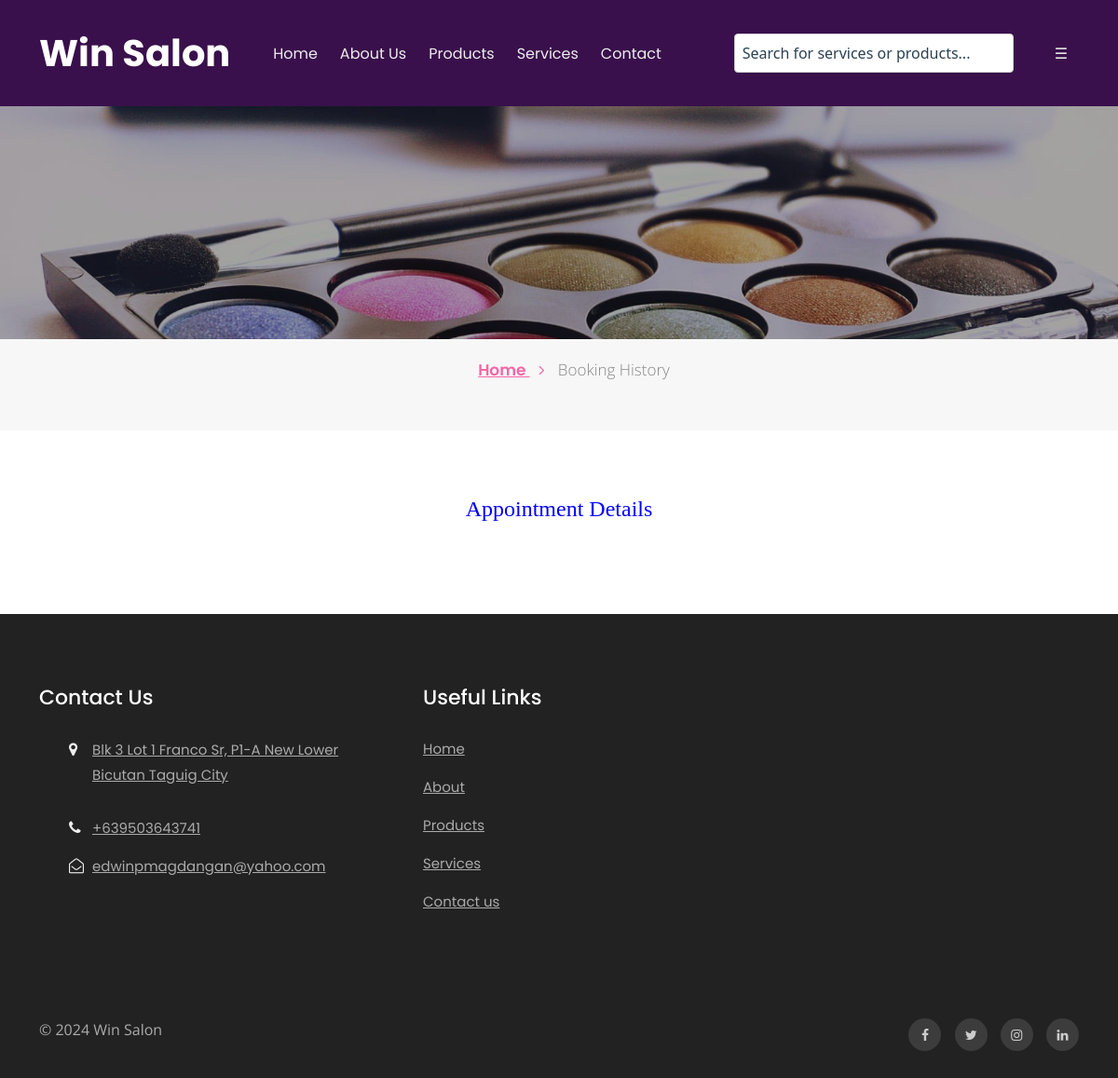
The page /bfs/appointment-detail.php?aptnumber=272973165 (signed in) on the database as committed earlier.
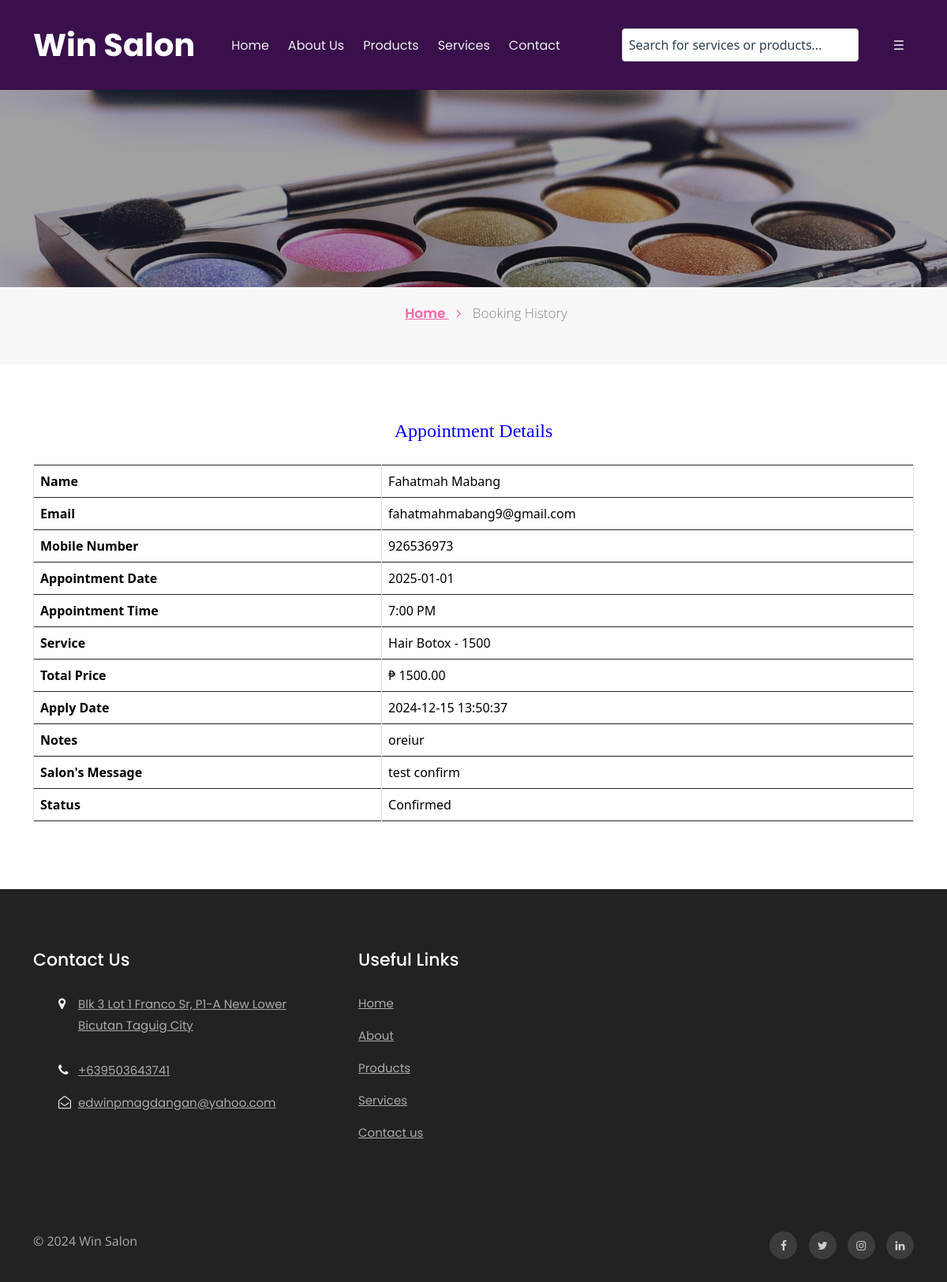
The same page on the database as committed later.
### tables this page shows
CREATE TABLE `tblpage` (
  `ID` int(10) NOT NULL,
  `PageType` varchar(200) DEFAULT NULL,
  `PageTitle` mediumtext DEFAULT NULL,
  `PageDescription` mediumtext DEFAULT NULL,
  `Email` varchar(200) DEFAULT NULL,
  `MobileNumber` bigint(10) DEFAULT NULL,
  `UpdationDate` date DEFAULT NULL,
  `Timing` varchar(200) NOT NULL
);

CREATE TABLE `tblbook` (
  `ID` int(10) NOT NULL,
  `UserID` int(10) DEFAULT NULL,
  `AptNumber` int(10) DEFAULT NULL,
  `AptDate` date DEFAULT NULL,
  `AptTime` time DEFAULT NULL,
  `Service` varchar(255) NOT NULL,
  `Message` mediumtext DEFAULT NULL,
  `BookingDate` timestamp NULL DEFAULT current_timestamp(),
  `Remark` varchar(250) DEFAULT NULL,
  `Status` varchar(250) DEFAULT NULL,
  `RemarkDate` timestamp NULL DEFAULT NULL ON UPDATE current_timestamp(),
  `Service_Total_Price` decimal(10,2) DEFAULT 0.00,
  `deleted_at` datetime DEFAULT NULL
);

CREATE TABLE `tbluser` (
  `ID` int(10) NOT NULL,
  `FirstName` varchar(120) DEFAULT NULL,
  `LastName` varchar(250) DEFAULT NULL,
  `MobileNumber` bigint(10) DEFAULT NULL,
  `Email` varchar(120) DEFAULT NULL,
  `Password` varchar(120) DEFAULT NULL,
  `account_activation_hash` varchar(64) DEFAULT NULL,
  `RegDate` timestamp NULL DEFAULT current_timestamp()
);

### bfs/appointment-detail.php (the view, shortened to what this page needs)
<?php
include('includes/dbconnection.php');
if (strlen($_SESSION['bpmsuid']==0)) {
  header('location:logout.php');
  } else{
  ?>
<!doctype html>
<html lang="en">
  <head>
    <link rel="stylesheet" href="assets/css/style-starter.css">
  </head>
  <body id="home">
<?php include_once('includes/header.php');?>
<section class="w3l-inner-banner-main">
    <div class="about-inner contact ">
        <div class="container">
</div>
</div>
<div class="breadcrumbs-sub">
<div class="container">
<ul class="breadcrumbs-custom-path">
    <li class="right-side propClone"><a href="index.php" class="">Home <span class="fa fa-angle-right" aria-hidden="true"></span></a> <p></li>
    <li class="active ">
        Booking History</li>
</ul>
</div>
</div>
</section>
<section class="w3l-contact-info-main" id="contact">
    <div class="contact-sec	">
        <div class="container">
            <div>
                <div>
                   <div class="table-content table-responsive cart-table-content m-t-30">
                   <h4 style="padding-bottom: 20px;text-align: center;color: blue;">Appointment Details</h4>
                        <?php
                          $cid=$_GET['aptnumber'];
                          $ret=mysqli_query($con,"select tbluser.FirstName,tbluser.LastName,tbluser.Email,tbluser.MobileNumber,tblbook.ID as bid,tblbook.AptNumber,tblbook.AptDate,tblbook.AptTime,tblbook.Service, tblbook.Message,tblbook.BookingDate,tblbook.Remark,tblbook.Status,tblbook.RemarkDate, tblbook.Service_Total_Price from tblbook join tbluser on tbluser.ID=tblbook.UserID where tblbook.AptNumber='$cid'");
                          while ($row=mysqli_fetch_array($ret)) {
                        ?>
                        <table class="table table-bordered">
                            <tr>
                              <th>Name</th>
                              <td><?php  echo $row['FirstName'];?> <?php  echo $row['LastName'];?></td>
                            </tr>
                          <tr>
                              <th>Email</th>
                              <td><?php  echo $row['Email'];?></td>
                            </tr>
                            <tr>
                              <th>Mobile Number</th>
                              <td><?php  echo $row['MobileNumber'];?></td>
                            </tr>
                            <tr>
                              <th>Appointment Date</th>
                              <td><?php  echo $row['AptDate'];?></td>
                            </tr>
                          <tr>
                              <th>Appointment Time</th>
                              <td><?php echo date("g:i A", strtotime($row['AptTime'])); ?></td>
                            </tr>
                            <tr>
                              <th>Service</th>
                              <td><?php  echo $row['Service'];?></td>
                            </tr>
                            <tr>
                              <th>Total Price</th>
                              <td>₱ <?php  echo $row['Service_Total_Price'];?></td>
                            </tr>
                            <tr>
                              <th>Apply Date</th>
                              <td><?php  echo $row['BookingDate'];?></td>
                            </tr>
                            <tr>
                              <th>Notes</th>
                              <td><?php  echo $row['Message'];?></td>
                            </tr>
                            <tr>
                              <th>Salon's Message</th>
                              <td><?php  echo $row['Remark'];?></td>
                            </tr>
                          <tr>
                              <th>Status</th>
                              <td> <?php
                          if($row['Status']=="Confirmed")
                          {
                            echo $row['Status'];
                          }
                              ;?></td>
                            </tr>
                        </table><?php } ?>
                    </div> </div>
    </div>
    </div></div>
</section>
<?php include_once('includes/footer.php');?>
</body>
</html><?php } ?>

### bfs/includes/header.php (shortened to what this page needs)
<!DOCTYPE html>
<html lang="en">
<head>
    <link href="https://cdn.jsdelivr.net/npm/bootstrap@5.3.1/dist/css/bootstrap.min.css" rel="stylesheet">
</head>
<body>
    <section class="w3l-header-4 header-sticky" style="z-index: 1000; position:relative;">
        <header class="absolute-top">
            <div class="container">
                <nav class="navbar navbar-expand-lg navbar-light">
                    <a class="navbar-brand" href="index.php">Win Salon</a>
                    <div class="collapse navbar-collapse" id="navbarNav">
                        <ul class="navbar-nav mx-auto">
                            <li class="nav-item">
                                <a class="nav-link" href="index.php">Home</a>
                            </li>
                            <li class="nav-item">
                                <a class="nav-link" href="about.php">About Us</a>
                            </li>
                            <li class="nav-item">
                                <a class="nav-link" href="products.php">Products</a>
                            </li>
                            <li class="nav-item">
                                <a class="nav-link" href="services.php">Services</a>
                            </li>
                            <li class="nav-item">
                                <a class="nav-link" href="contact.php">Contact</a>
                            </li>
                        </ul>
                        <div class="search-bar-container">
                            <form class="search-form" id="search-form" onsubmit="return false;">
                                <input type="text" id="search-input" placeholder="Search for services or products..." class="search-input">
                            </form>
                        </div>
                        <?php  if (strlen($_SESSION['bpmsuid']) > 0) { ?>
                            <ul class="navbar-nav">
                                <li class="nav-item dropdown">
                                    <a class="nav-link dropdown-toggle custom-dropdown-toggle no-arrow" href="#" id="userMenu" role="button"
                                        data-bs-toggle="dropdown" aria-expanded="false">
                                        ☰
                                    </a>
                                </li>
                            </ul>
                        <?php } ?>
                    </div>
                </nav>
            </div>
        </header>
    </section>
</body>
</html>

### bfs/includes/footer.php (shortened to what this page needs)
<section class="w3l-footer-29-main">
    <div class="footer-29 py-5">
      <div class="container py-lg-4">
        <div class="row footer-top-29">
          <div class="col-lg-4 col-md-6 col-sm-8 footer-list-29 footer-1">
            <h6 class="footer-title-29">Contact Us</h6>
            <ul>
              <?php
$ret=mysqli_query($con,"select * from tblpage where PageType='contactus' ");
while ($row=mysqli_fetch_array($ret)) {
?>
              <li>
                <span class="fa fa-map-marker"></span>
                <p>
                  <a href="https://www.google.com/maps?q=Win Salon, Taguig City"
                    target="_blank"
                    rel="noopener noreferrer">
                    Blk 3 Lot 1 Franco Sr, P1-A New Lower Bicutan Taguig City
                  </a>
                </p>
              </li>
              <li><span class="fa fa-phone"></span><a href="tel:09503643741">+63<?php echo $row['MobileNumber'];?></a></li>
              <li><span class="fa fa-envelope-open-o"></span><a href="mailto:edwinpmagdangan@yahoo.com" class="mail">
                  <?php  echo $row['Email'];?></a></li><?php } ?>
            </ul>
          </div>
          <div class="col-lg-4 col-md-6 col-sm-4 footer-list-29 footer-2 ">
            <ul>
              <h6 class="footer-title-29">Useful Links</h6>
              <li><a href="index.php">Home</a></li>
              <li><a href="about.php">About</a></li>
              <li><a href="products.php">Products</a></li>
              <li><a href="services.php">Services</a></li>
              <li><a href="contact.php">Contact us</a></li>
            </ul>
          </div>
        </div>
      </div>
    </div>
  </section>
  <section class="w3l-footer-29-main w3l-copyright">
    <div class="container">
      <div class="row bottom-copies">
        <p class="col-lg-8 copy-footer-29">© 2024  Win Salon </p>
        <div class="col-lg-4 main-social-footer-29">
          <a href="#facebook" class="facebook"><span class="fa fa-facebook"></span></a>
          <a href="#twitter" class="twitter"><span class="fa fa-twitter"></span></a>
          <a href="#instagram" class="instagram"><span class="fa fa-instagram"></span></a>
          <a href="#linkedin" class="linkedin"><span class="fa fa-linkedin"></span></a>
        </div>
      </div>
    </div>
  </section>

### bfs/includes/header.php (style rules this page uses)
.dropdown a.nav-link { display: block; padding: 10px; background-color: #f9f9f9; color: black; text-decoration: none; }
.custom-dropdown-toggle { color: black; background: none; border: none; padding: 0; font-size: 24px; cursor: pointer; }
.no-arrow::after { display: none; }
.search-bar-container { margin: 1rem 2rem; display: flex; justify-content: center; align-items: center; }
.search-form { display: flex; }
.search-input { padding: 0.5rem; width: 300px; border: 1px solid #ccc; border-radius: 4px; }

Rows that differ between the two databases and show on the page:
added tblbook: UserID.FirstName "Fahatmah", UserID.LastName "Mabang", UserID.Email "fahatmahmabang9@gmail.com", UserID.MobileNumber "926536973", AptDate "2025-01-01", AptTime "7:00 PM", Service "Hair Botox - 1500", Service_Total_Price "1500.00", BookingDate "2024-12-15 13:50:37", Message "oreiur", Remark "test confirm", Status "Confirmed"
